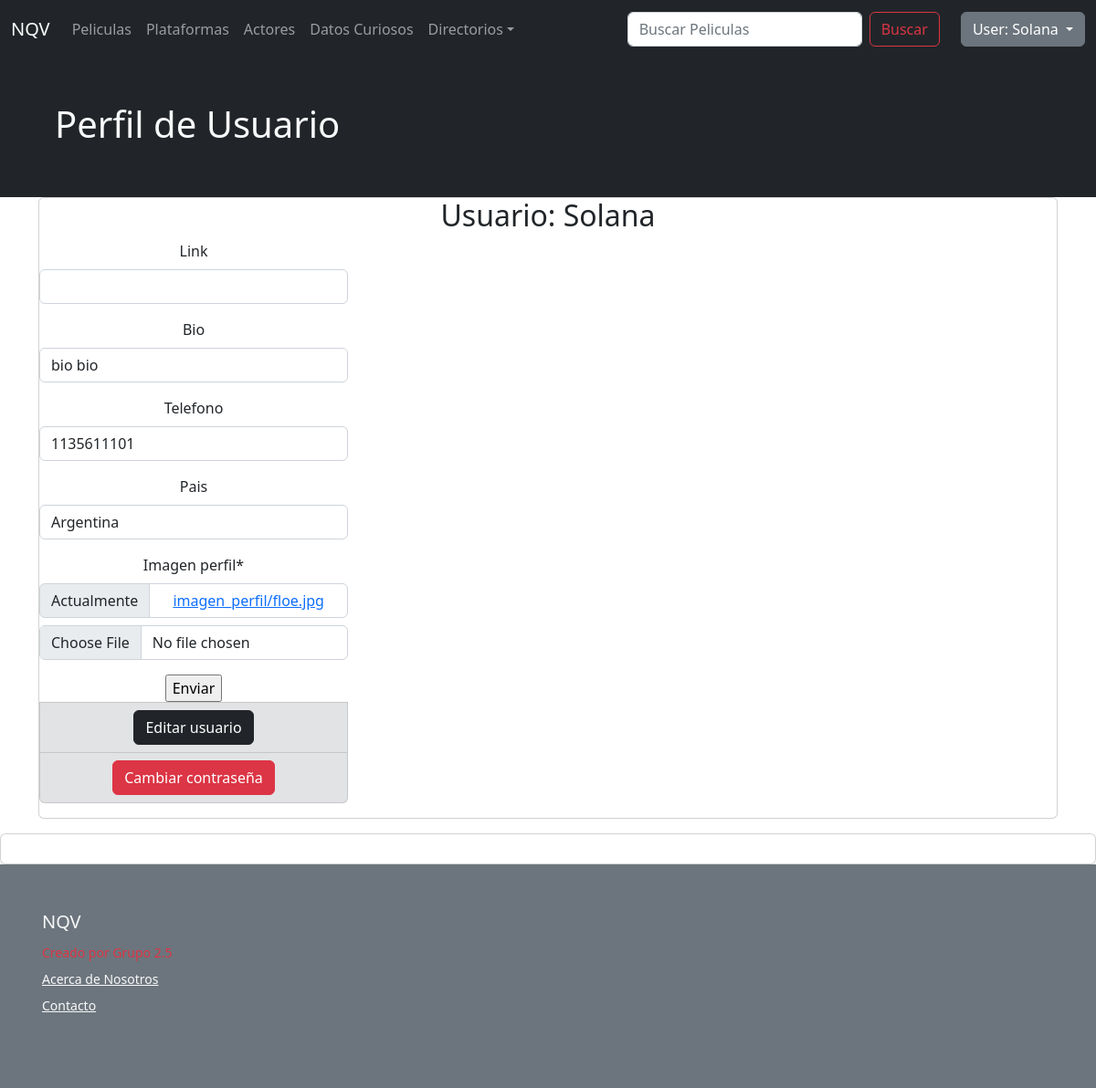
The app's page /usuarios/edit-profile/1/ (signed in), older data.
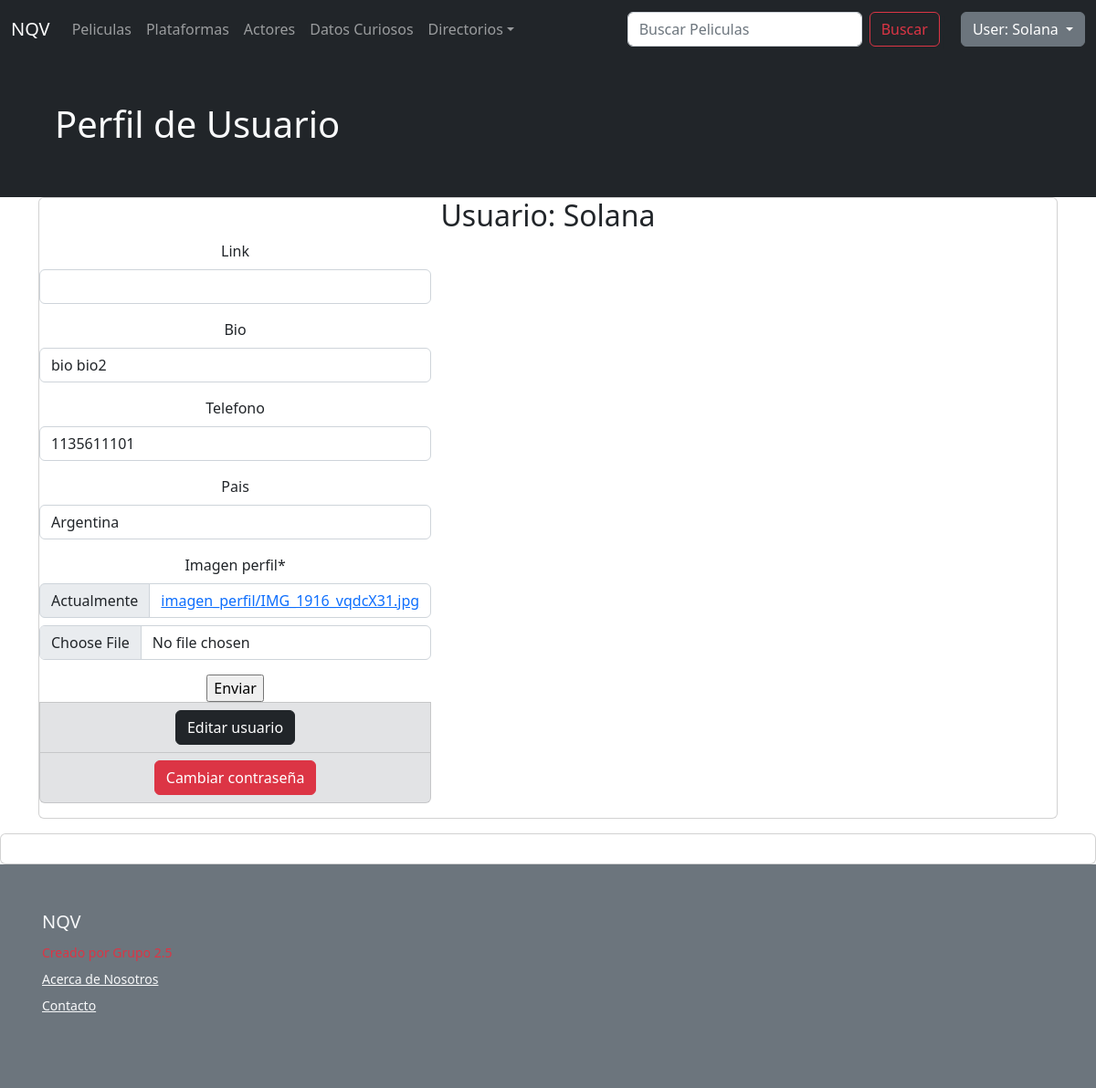
The same page, newer data.
### usuarios/models.py (models this page shows, shortened)
class Perfil_usuario(models.Model):
    usuario = models.OneToOneField(User, on_delete=models.CASCADE, related_name= 'profile')
    link =models.URLField(blank=True, null=True)
    bio =models.CharField(max_length=200, blank=True, null=True)
    telefono= models.CharField(max_length=20, blank=True, null=True)
    pais= models.CharField(max_length=30, blank=True, null=True)
    imagen_perfil= models.ImageField(upload_to='imagen_perfil', default='imagen_perfil/perfil_sin_foto.png')
    class Meta:
        verbose_name= 'perfil'
        verbose_name_plural= 'perfiles'

### usuarios/views.py (the view, shortened to what this page needs)
# urls.py: path('edit-profile/<int:pk>/', Editar_usuario.as_view(), name='edit_profile'),
class Editar_usuario(LoginRequiredMixin, UpdateView):
    model = Perfil_usuario
    template_name = 'auth/edit_profile.html'
    fields = ('link','bio','telefono','pais','imagen_perfil')

### templates/auth/edit_profile.html (shortened to what this page needs)
{% extends 'padre.html' %}
{% block contenidoQueCambia %}
<section class="bg-dark text-light p-5">
    <div class="container">
                        <h1>Perfil de Usuario</h1>
            </div>
</section>
<div class="container">
    <div class="card text-center">
        <h2>Usuario: {{user.username | capfirst}}</h2>
        <div class="input-group mb-3">
                <ul class="list-group">
                    {% if form %}
                    {% load crispy_forms_tags %}
                    <form action="" method="POST" action="" enctype="multipart/form-data">
                    {{form|crispy}}
                    <input type="submit" , value="Enviar">
                    </form>
                    {% endif %}
                    <li class="list-group-item list-group-item-secondary"><a href="/usuarios/edit-user/" class="btn btn-dark">Editar usuario</a></li>
                    <li class="list-group-item list-group-item-secondary"><a href="/usuarios/password" class="btn btn-danger">Cambiar contraseña</a></li>
                </ul>
        </div>
    </div>
</div>
<div class="card text-center">
</div>
{% endblock %}

Row changes from the older to the newer data that the page shows:
changed Perfil_usuario "Argentina": bio "bio bio" → "bio bio2"
Text that changed along with them:
text no longer shown: "Link Bio Telefono Pais Imagen perfil * Actualmente imagen_perfil/floe.jpg"
text now shown: "Link Bio Telefono Pais Imagen perfil * Actualmente imagen_perfil/IMG_1916_vqdcX31.jpg"
